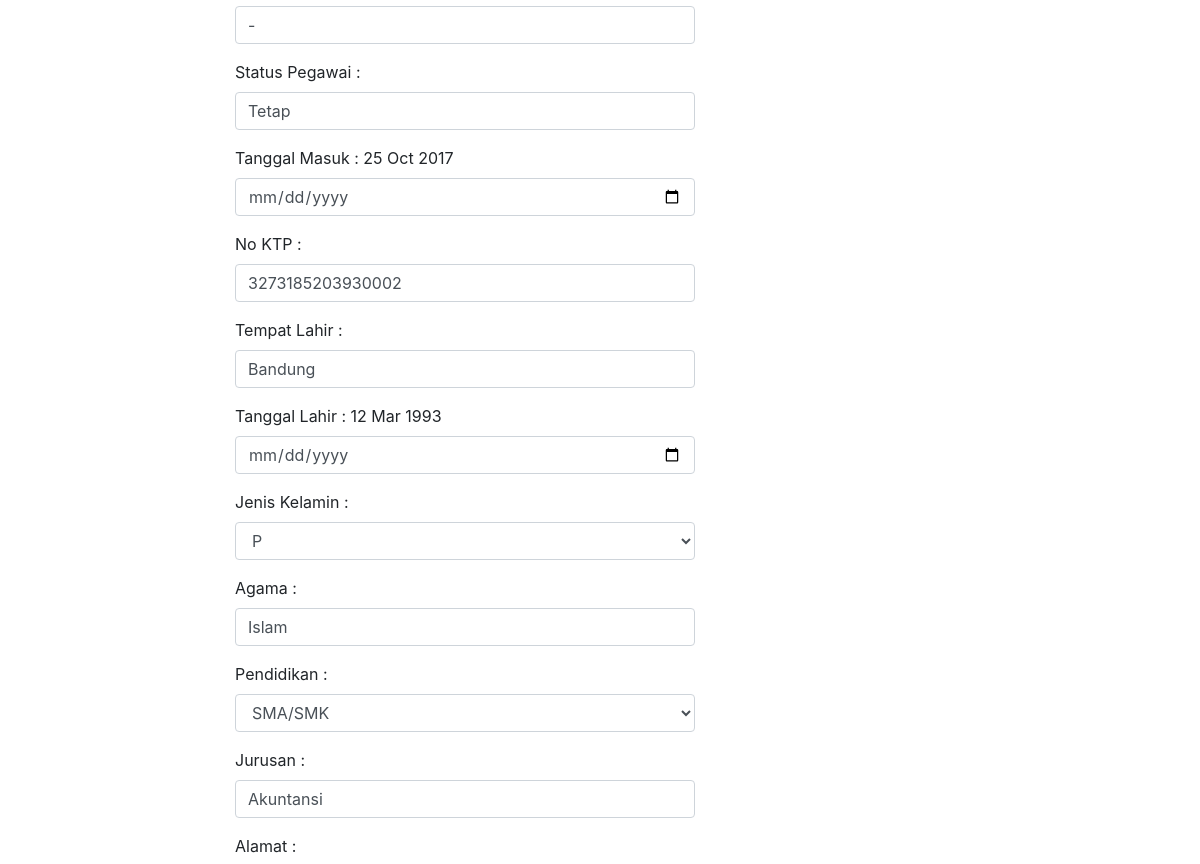
Page /halaman_edit/4 (signed in, middle part) on the earlier database version.
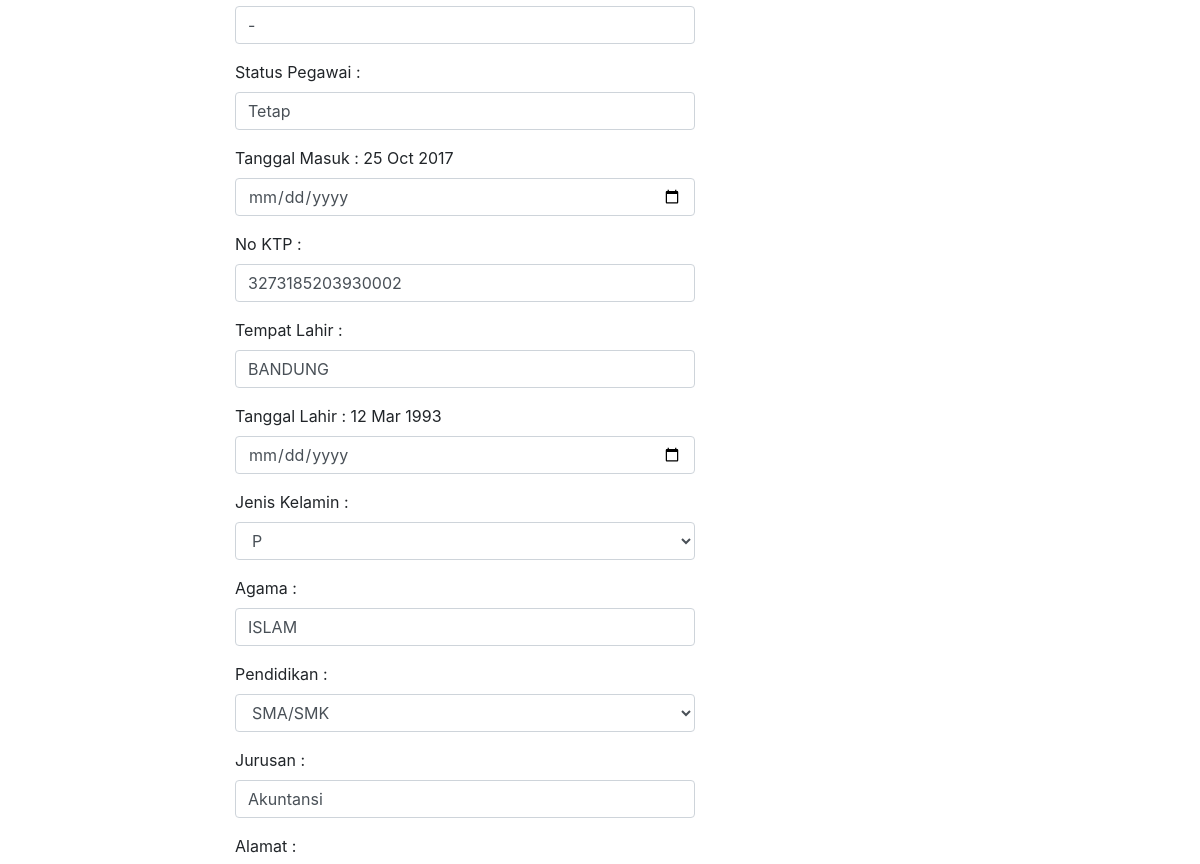
Same page on the later database version.
### dashboard/models.py (models this page shows, shortened)
class DataKaryawan(models.Model):
    AREA = (
        ('Office', 'Office'),
        ('Jatinangor', 'Jatinangor'),
        ('Cisitu', 'Cisitu'),
        ('Unjani', 'Unjani'),
        ('Metro', 'Metro'),
        ('Sukajadi', 'Sukajadi'),
        ('Telkom Sukabirus', 'Telkom Sukabirus'),
        ('Telkom Sukapura', 'Telkom Sukapura'),
    )
    JENIS_KELAMIN = (
        ('L', 'L'),
        ('P', 'P'),
    )
    PENDIDIKAN = (
        ('SD', 'SD'),
        ('SMP', 'SMP'),
        ('SMA/SMK', 'SMA/SMK'),
        ('D3', 'D3'),
        ('S1', 'S1'),
        ('S2', 'S2'),
        ('S3', 'S3'),
    )
    MARITAL = (
        ('BELUM MENIKAH', 'BELUM MENIKAH'),
        ('MENIKAH', 'MENIKAH'),
        ('CERAI', 'CERAI')
    )
    STATUS = (
        ('AKTIF','AKTIF'),
        ('KELUAR', 'KELUAR'),
    )
    nik = models.CharField(max_length=4, null=True)
    no_id_fingerprint = models.IntegerField()
    nama = models.CharField(max_length=100)
    area = models.CharField(max_length=30, choices=AREA)
    level_manajemen = models.CharField(max_length=40)
    nama_posisi = models.CharField(max_length=30)
    kode_posisi = models.CharField(max_length=5)
    status_jabatan = models.CharField(max_length=40, null=True)
    jabatan_baru = models.CharField(max_length=40, null=True)
    status_pegawai = models.CharField(max_length=50, null=True)
    tanggal_masuk = models.DateField('Tanggal Masuk', null=True)
    lama_bekerja = models.CharField(max_length=100, null=True)
    no_ktp = models.CharField(max_length=30, null=True)
    tempat_lahir = models.CharField(max_length=40, null=True)
    umur = models.IntegerField(null=True)
    tanggal_lahir = models.DateField('Tanggal Lahir', null=True)
    jenis_kelamin = models.CharField(max_length=1, choices=JENIS_KELAMIN)
    agama = models.CharField(max_length=20, null=True)
    pendidikan = models.CharField(max_length=10, choices=PENDIDIKAN)
    jurusan = models.CharField(max_length=40, null=True)
    alamat = models.CharField(max_length=100, null=True)
    no_hp = models.CharField(max_length=20)
    marital_status = models.CharField(max_length=20, choices=MARITAL)
    anak = models.IntegerField()
    no_rekening = models.CharField(max_length=100, null=True)
    bpjs_ketenagakerjaan = models.CharField(max_length=100, null=True)
    nama_darurat = models.CharField(max_length=100, null=True)
    alamat_darurat = models.CharField(max_length=100, null=True)
    hubungan_darurat = models.CharField(max_length=100, null=True)
    no_hp_darurat = models.CharField(max_length=100, null=True)
    status = models.CharField(max_length=100, null=True, choices=STATUS)
    tanggal_keluar = models.DateField('Tanggal Keluar', null=True)
    alasan_keluar = models.CharField(max_length=200, null=True)

### dashboard/views.py (the view, shortened to what this page needs)
# urls.py: path('halaman_edit/<int:id_karyawan>', views.halaman_edit, name='halaman_edit'),
@login_required(login_url='login')
def halaman_edit(request, id_karyawan):
    d = DataKaryawan.objects.get(pk=id_karyawan)
    context = {'nama' : request.user.first_name, 'data_kar':True, 'data' : d}
    if d.area == 'Office':
        context['area_office'] = True
    elif d.area == 'Cisitu':
        context['area_cisitu'] = True
    elif d.area == 'Jatinangor':
        context['area_jatinangor'] = True
    elif d.area == 'Metro':
        context['area_metro'] = True
    elif d.area == 'Sukajadi':
        context['area_sukajadi'] = True
    elif d.area == 'Telkom Sukabirus':
        context['area_telkom_sukabirus'] = True
    elif d.area == 'Telkom Sukapura':
        context['area_telkom_sukapura'] = True
    elif d.area == 'Unjani':
        context['area_unjadi'] = True
    if d.jenis_kelamin == 'L':
        context['lakilaki'] = True
    if d.pendidikan == 'SD':
        context['pendidikan_sd'] = True
    elif d.pendidikan == 'SMP':
        context['pendidikan_smp'] = True
    elif d.pendidikan == 'SMA/SMK':
        context['pendidikan_sma'] = True
    elif d.pendidikan == 'D3':
        context['pendidikan_d3'] = True
    elif d.pendidikan == 'S1':
        context['pendidikan_s1'] = True
    elif d.pendidikan == 'S2':
        context['pendidikan_s2'] = True
    elif d.pendidikan == 'S3':
        context['pendidikan_s3'] = True
    if d.marital_status == 'BELUM MENIKAH':
        context['status_belum'] = True
    elif d.marital_status == 'MENIKAH':
        context['status_menikah'] = True
    elif d.marital_status == 'CERAI':
        context['status_cerai'] = True
    if d.status == 'AKTIF':
        context['status_aktif'] = True
    return render(request, 'data_karyawan/halaman_edit.html', context)

### dashboard/templates/data_karyawan/halaman_edit.html (shortened to what the changed rows need)
{% extends 'dashboard/main.html' %}
{% block content %}
<div class="container">
    <div class="row">
        <div class="col">
            <div class="forminput">
                <form action="" method="POST">
                    <br>
                    <div class="form-group">
                        <input type="text" class="form-control" id="jabatan_baru" name="jabatan_baru"
                            value="{{data.jabatan_baru}}" required>
                    </div>
                    <div class="form-group">
                        <label for="status_pegawai">Status Pegawai : </label>
                        <input type="text" class="form-control" id="status_pegawai" name="status_pegawai"
                            value="{{data.status_pegawai}}" required>
                    </div>
                    <div class="form-group">
                        <label for="tanggal_masuk">Tanggal Masuk : {{data.tanggal_masuk|date:"d M Y"}}</label>
                        <input type="date" class="form-control" id="tanggal_masuk" name="tanggal_masuk" required>
                    </div>
                    <div class="form-group">
                        <label for="no_ktp">No KTP : </label>
                        <input type="text" class="form-control" id="no_ktp" name="no_ktp" value="{{data.no_ktp}}"
                            required>
                    </div>
                    <div class="form-group">
                        <label for="tempat_lahir">Tempat Lahir : </label>
                        <input type="text" class="form-control" id="tempat_lahir" name="tempat_lahir"
                            value="{{data.tempat_lahir}}" required>
                    </div>
                    <div class="form-group">
                        <label for="tanggal_lahir">Tanggal Lahir : {{data.tanggal_lahir|date:"d M Y"}}</label>
                        <input type="date" class="form-control" id="tanggal_lahir" name="tanggal_lahir" required>
                    </div>
                    <div class="form-group">
                        <label for="agama">Agama : </label>
                        <input type="text" class="form-control" id="agama" name="agama" value="{{data.agama}}" required>
                    </div>
                    <div class="form-group">
                        <label for="jurusan">Jurusan : </label>
                        <input type="text" class="form-control" id="jurusan" name="jurusan" value="{{data.jurusan}}"
                            required>
                    </div>
                    <br>
                    <br>
                    <br>
                    <br>
                </form>
            </div>
        </div>
    </div>
</div>
{% endblock %}

Differences in the rows shown:
changed DataKaryawan "Tetap": tempat_lahir "Bandung" → "BANDUNG"; agama "Islam" → "ISLAM"
